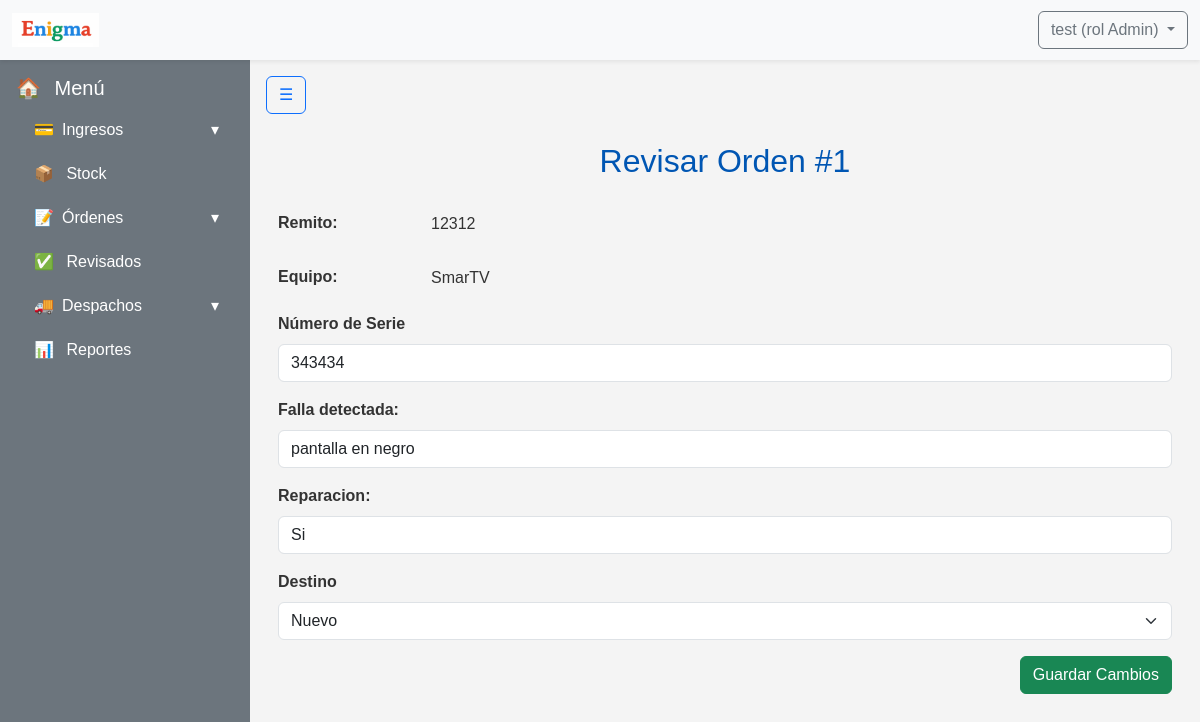
The app's page /ordenes/revisar/1/ (signed in), older data.
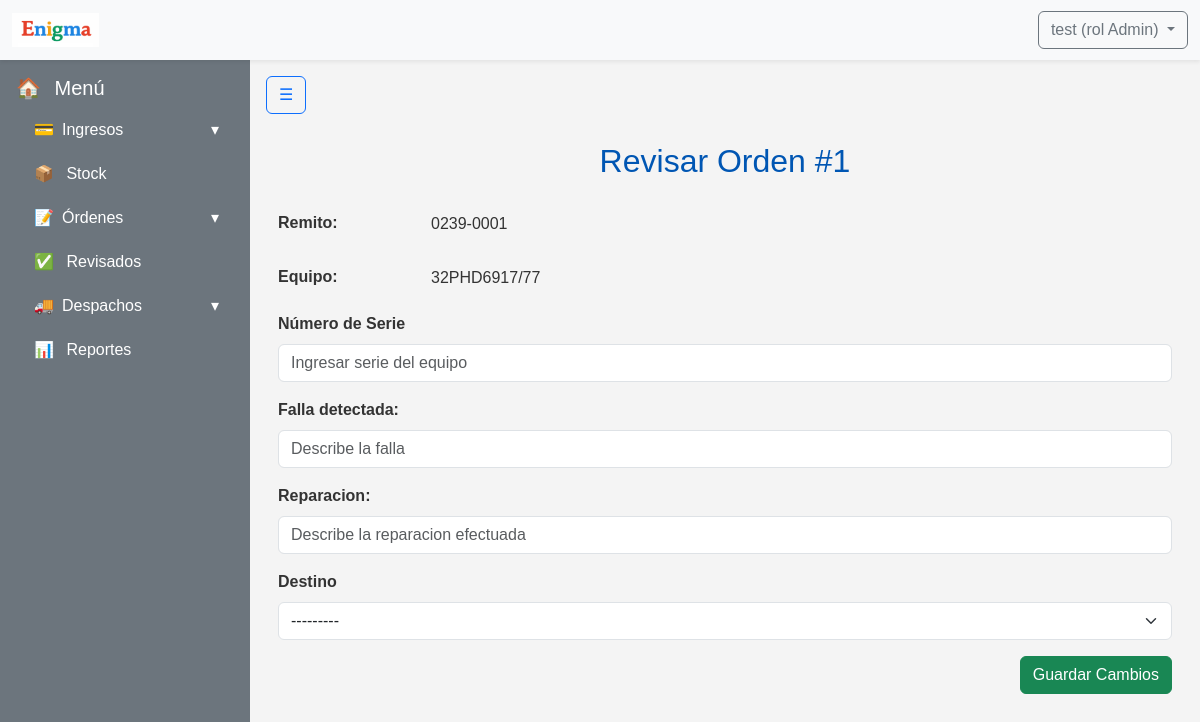
The same page, newer data.
### apps/ordenes/models.py (models this page shows, shortened)
class Ordenes(ModeloBaseConUsuario):  # HEREDA el usuario y el save()
    remito_id = models.ForeignKey('ingresos.Remitos', on_delete=models.CASCADE)
    equipo_id = models.ForeignKey('Equipos', on_delete=models.CASCADE)
    estado_id = models.ForeignKey('Estados', on_delete=models.CASCADE)
    falla_detectada = models.CharField(max_length=50, null=True, blank=True)
    reparacion = models.CharField(max_length=50, null=True, blank=True)
    fecha_revision = models.DateTimeField(null=True, blank=True)
    editado_por = models.ForeignKey(
        User, on_delete=models.SET_NULL, null=True, blank=True, related_name='ordenes_editadas'
    )
    palletizado_por = models.ForeignKey(
        User, on_delete=models.SET_NULL, null=True, blank=True, related_name='ordenes_palletizadas'
    )
    orden_activa = models.BooleanField(default=True)
    fecha_creacion = models.DateTimeField(auto_now_add=True)
    modificacion_id = models.ForeignKey('HistorialOrdenes', on_delete=models.CASCADE, null=True, blank=True)
    destino = models.ForeignKey('Destinos', on_delete=models.CASCADE, null=True, blank=True)
    equipo_palletizado = models.BooleanField(default=False)

class Equipos(models.Model):
    producto_id = models.ForeignKey('ingresos.Productos', on_delete=models.CASCADE)
    numero_serie = models.CharField(max_length=20, unique=True, null=True, blank=True)
    fecha_alta = models.DateTimeField(auto_now_add=True)
    observaciones = models.CharField(max_length=100, null=True, blank=True)

### apps/ingresos/models.py (models this page shows, shortened)
class Remitos(ModeloBaseConUsuario):
    numero_remito = models.CharField(max_length=20)
    numero_viaje = models.IntegerField()
    detalle_transporte = models.CharField(max_length=30)
    deposito_id = models.ForeignKey('stock.Depositos', on_delete=models.PROTECT)
    fecha_ingreso = models.DateField(auto_now_add=True)
    aprobado = models.BooleanField(default=False)
    productos = models.ManyToManyField('Productos', through='RemitoProducto')
    def __str__(self):
        return f"{self.numero_remito}"

class Productos(models.Model):
    id = models.AutoField(primary_key=True)
    marca = models.CharField(max_length=30)
    modelo = models.CharField(max_length=50, unique=True)

### apps/ordenes/views.py (the view, shortened to what this page needs)
# urls.py: path('revisar/<int:pk>/', login_required(RevisarOrdenUpdateView.as_view()), name='revisar_orden'),
class RevisarOrdenUpdateView(LoginRequiredMixin, UpdateView):
    model = Ordenes
    fields = ['falla_detectada', 'reparacion', 'destino']
    template_name = 'ordenes/revisar_orden.html'
    success_url = reverse_lazy('ordenes_pendientes')
    def get_context_data(self, **kwargs):
        context = super().get_context_data(**kwargs)
        orden = self.object
        equipo_form = kwargs.get('equipo_form') or EquipoForm(instance=orden.equipo_id)
        context.update({
            'estados': Estados.objects.all(),
            'destinos': Destinos.objects.all(),
            'equipo_form': equipo_form
        })
        return context

### apps/ordenes/forms.py
class EquipoForm(forms.ModelForm):
    class Meta:
        model = Equipos
        fields = ['numero_serie', 'observaciones']

### apps/ordenes/models.py (called while the page is built)
    def __str__(self):
        return self.nombre_destino

### apps/usuarios/models.py (called while the page is built)
    def __str__(self):
        return self.nombre

### apps/ordenes/templates/ordenes/revisar_orden.html (shortened to what this page needs)
{% extends 'base.html' %}
{% load widget_tweaks %}
{% block content %}
<div class="container mt-4">
    <h2 class="mb-4">Revisar Orden #{{ object.id }}</h2>
    <form method="post" class="needs-validation" novalidate>
        <div class="mb-3 row">
            <label class="col-sm-2 col-form-label fw-bold">Remito:</label>
            <div class="col-sm-10 pt-2">
                {{ object.remito_id }}
            </div>
        </div>
        <div class="mb-3 row">
            <label class="col-sm-2 col-form-label fw-bold">Equipo:</label>
            <div class="col-sm-10 pt-2">
                {{ object.equipo_id.producto_id.modelo }}
            </div>
        </div>
        <div class="mb-3">
            <label for="{{ equipo_form.numero_serie.id_for_label }}" class="form-label fw-bold">
                Número de Serie
            </label>
            {% render_field equipo_form.numero_serie class="form-control" placeholder="Ingresar serie del equipo" %}
        </div>
        <div class="mb-3">
            <label for="{{ form.falla_detectada.id_for_label }}" class="form-label fw-bold">
                {{ form.falla_detectada.label }}:
            </label>
            <div>
                {% render_field form.falla_detectada class="form-control" placeholder="Describe la falla" %}
            </div>
        </div>
        <div class="mb-3">
            <label for="{{ form.reparacion.id_for_label }}" class="form-label fw-bold">
                {{ form.reparacion.label }}:
            </label>
            <div>
                {% render_field form.reparacion class="form-control" placeholder="Describe la reparacion efectuada" %}
            </div>
        </div>
        <div class="mb-3">
            <label for="{{ form.destino.id_for_label }}" class="form-label fw-bold">
                {{ form.destino.label }}
            </label>
            {% render_field form.destino class="form-select" %}
        </div>
        <div class="text-end">
            <button type="submit" class="btn btn-success">Guardar Cambios</button>
        </div>
    </form>
</div>
{% endblock %}

Row changes from the older to the newer data that the page shows:
changed Ordenes id 1: remito_id "12312" → "0239-0001"; equipo_id.producto_id.modelo "SmarTV" → "32PHD6917/77"; falla_detectada "pantalla en negro" → (not shown); reparacion "Si" → (not shown); destino "Nuevo" → "---------"
changed Equipos: numero_serie "343434" → (not shown)
